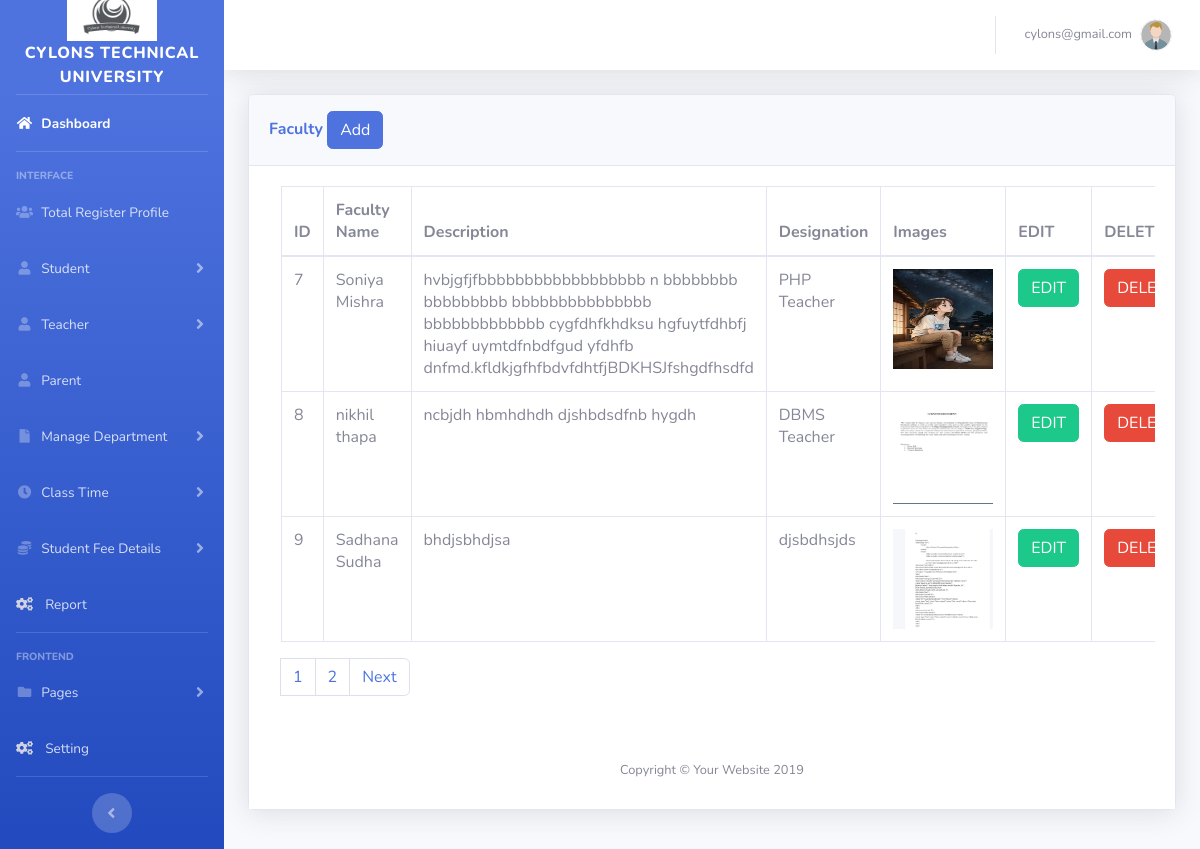
The page /admin/faculty.php (signed in) on the database its author committed.
### tables this page shows
CREATE TABLE `faculty` (
  `id` int(11) NOT NULL,
  `name` varchar(255) NOT NULL,
  `description` varchar(255) NOT NULL,
  `designation` varchar(255) NOT NULL,
  `image` varchar(50) NOT NULL,
  `email` varchar(200) NOT NULL
);

### admin/faculty.php (the view, shortened to what this page needs)
<?php
include('includes/header.php');
include('includes/navbar.php');
include "dbconfig.php";
?>
<div class="container-fluid">
<div class="card shadow mb-4">
  <div class="card-header py-3">
    <h6 class="m-0 font-weight-bold text-primary">Faculty
            <button type="button" class="btn btn-primary" data-toggle="modal" data-target="#addadminprofile">
              Add
            </button>
    </h6>
  </div>
  <div class="card-body">
 <div class="table-responsive">
 <div class="col-md-12">
    <?php
    include "dbconfig.php";
    $limit = 3;
    if(isset($_GET['page'])){
       $page = $_GET['page'];
    }else{
       $page =1;
    }
    $offset = ($page - 1 ) * $limit;
    $query = "SELECT * FROM faculty ORDER BY id LIMIT {$offset},{$limit}";
    $query_run = mysqli_query($conn,$query)or die("Query Failed.");
    if(mysqli_num_rows($query_run)>0){
    ?>
      <table class="table table-bordered" id="dataTable" width="100%" cellspacing="0">
        <thead>
          <tr>
            <th> ID </th>
            <th>Faculty Name</th>
            <th> Description</th>
            <th> Designation</th>
            <th> Images</th>
            <th>EDIT </th>
            <th>DELETE </th>
          </tr>
        </thead>
        <tbody>
        <?php
          while($row = mysqli_fetch_assoc($query_run)){
        ?>
            <tr>
            <td><?php  echo $row['id']; ?> </td>
            <td> <?php  echo $row['name']; ?></td>
            <td><?php  echo $row['description']; ?></td>
            <td><?php  echo $row['designation']; ?></td>
            <td> <?php  echo '<img src="upload/faculty/' .$row['image'].'" width="100px"; height="100px">'; ?> </td>
            <td>
              <form action="faculty_edit.php" method="POST">
                <button type="submit" name="faculty_editbtn" class="btn btn-success">EDIT</button>
              </form>
            </td>
            <td>
              <form action="facultycode.php" method="POST">
                <button type="submit" name="faculty_deletebtn" class="btn btn-danger">DELETE</button>
              </form>
            </td>
            </tr>
        <?php
        }
        ?>
        </tbody>
      </table>
      <div class="clearfix">
					   <?php
                                      }
                                       $sql1 = "SELECT * FROM faculty";
                                       $result1 = mysqli_query($conn,$sql1) or die("Query FAiled.");
                                       if(mysqli_num_rows($result1) >0){
                                        $total_records = mysqli_num_rows($result1);
                                        $limit = 3;
                                        $total_page = ceil( $total_records / $limit);
										echo '<ul class="pagination">';
                                        for($i = 1; $i <= $total_page; $i++){
                                            if($i== $page){
                                                $active = "active";
                                            }
                                            else{
                                                $active = "";
                                            }
                                            echo '<li class="'.$active.'" class="page-item "><a href="faculty.php?page='.$i.'"class="page-link">'.$i.'</a></li>';
                                        }
                                        if($total_page >$page){
                                            echo '<li class="page-item "><a href="faculty.php?page='.($page+1).'" class="page-link">Next</a></li>';
                                           }
                                        echo '</ul>';
                                       }
                                       ?>
					   </div>
  </div>
</div>
</div>
<?php
include('includes/footer.php');
?>

### rows shown on the page
faculty: id "7", name "Soniya Mishra", description "hvbjgfjfbbbbbbbbbbbbbbbbbb n bbbbbbbb bbbbbbbbb bbbbbbbbbbbbbbb bbbbbbbbbbbbb cygfdhfkhdksu hgfuytfdhbfj hiuayf uymtdfnbdfgud yfdhfb dnfmd.kfldkjgfhfbdvfdhtfjBDKHSJfshgdfhsdfd", designation "PHP Teacher", image (picture)
faculty: id "8", name "nikhil thapa", description "ncbjdh hbmhdhdh djshbdsdfnb hygdh", designation "DBMS Teacher", image (picture)
faculty: id "9", name "Sadhana Sudha", description "bhdjsbhdjsa", designation "djsbdhsjds", image (picture)

### other values the page prints
$_SESSION['username'] "cylons@gmail.com"
